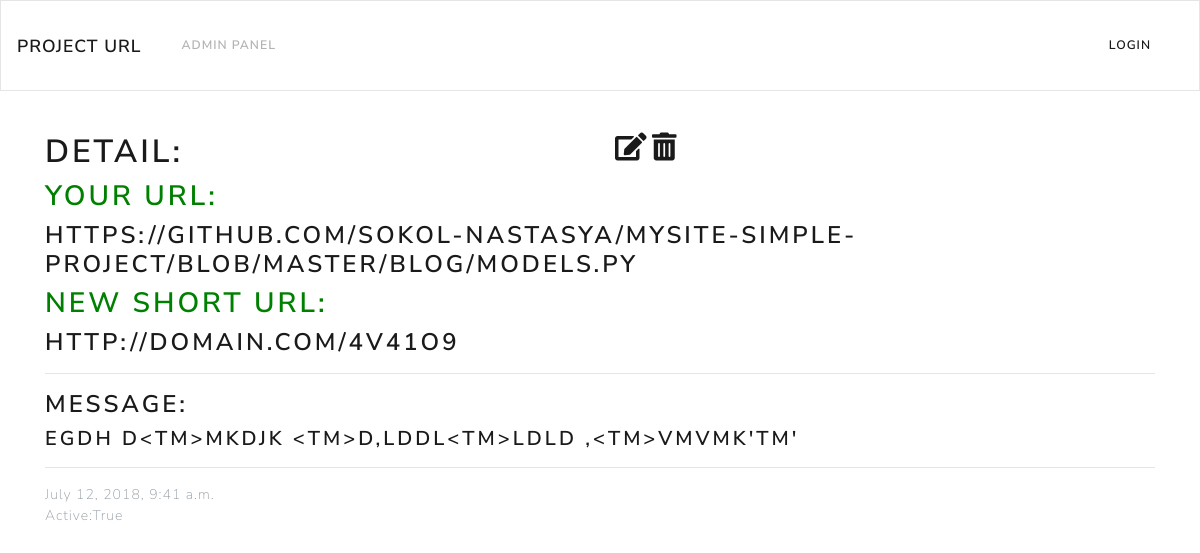
Screenshot of /adminPanel/details/25/ with the database file from the repository.
### mainApp/models.py (models this page shows, shortened)
class Urls(models.Model):
	url = models.CharField(max_length = 220)
	short_link = models.SlugField(max_length = 6, unique = True, blank = True)
	text = models.TextField(null = True, blank = True, default = 'Text')
	date = models.DateTimeField(auto_now_add = True, blank = True, null = True)
	active = models.BooleanField(default = True)
	count = models.IntegerField(default = 0)
	def get_short_url(self):
		return "http://domain.com/{short_link}".format(short_link = self.short_link)
	def get_symb(self):
		return '<TM>'.join(self.text[i:i+6] for i in range(0, len(self.text), 6))

### adminPanel/views.py (the view)
# urls.py: url(r'^details/(?P<pk>\d+)/$', views.details, name = 'details'),
def details(request, pk):
	obj = Urls.objects.get(id=pk)
	context = {'obj':obj}
	return render(request, 'adminPanel/details.html', context)

### adminPanel/templates/adminPanel/details.html
{% extends 'mainApp/base.html' %}
{% block main %}
<br><br>
	<div class="container">
		<div class="row">
			<div class="col lg-4">
				<h1>Detail:</h1>
			</div>
			<div class="col lg-8">
				<a href="{% url 'adminPanel:editUrl' obj.id %}">
					<i class="fas fa-edit" style="font-size: 2em;"></i>
				</a>
				<a href="{% url 'adminPanel:delete_object' obj.id %}">
					<i class="fas fa-trash-alt" style="font-size: 2em"></i>
				</a>
			</div>
		</div>
		<h2 style="color: green;">Your url:</h2> <h3>{{ obj.url }}</h3>
		<h2 style="color: green;">New short url:</h2> <h3>{{ obj.get_short_url }}</h3>
		<hr>
		<h3>Message:</h3>
		<h4>{{ obj.get_symb|add:"'TM'" }}</h4>
		<hr>
		<data>{{ obj.date }}</data>
		<p>Active:{{ obj.active }}</p>
	</div>
{% endblock %}

### rows the page displays
Urls: url "HTTPS://GITHUB.COM/SOKOL-NASTASYA/MYSITE-SIMPLE-PROJECT/BLOB/MASTER/BLOG/MODELS.PY", get_short_url "HTTP://DOMAIN.COM/4V41O9", get_symb|add "EGDH D<TM>MKDJK <TM>D,LDDL<TM>LDLD ,<TM>VMVMK'TM'", date "July 12, 2018, 9:41 a.m.", active "True"
